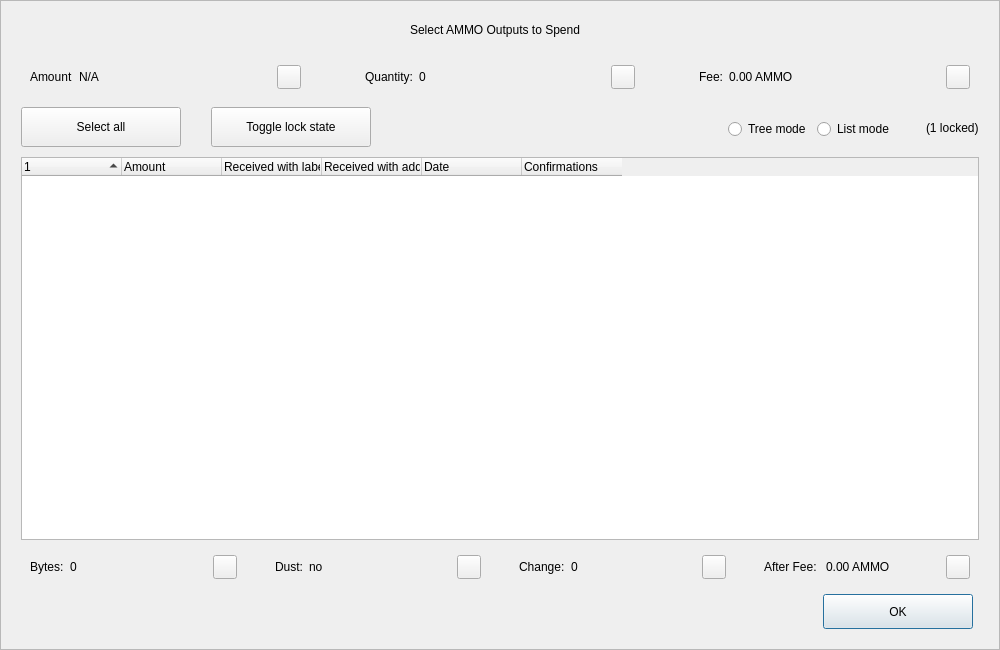
<?xml version="1.0" encoding="UTF-8"?>
<ui version="4.0">
 <class>CoinControlDialog</class>
 <widget class="QDialog" name="CoinControlDialog">
  <property name="geometry">
   <rect>
    <x>0</x>
    <y>0</y>
    <width>1000</width>
    <height>650</height>
   </rect>
  </property>
  <property name="minimumSize">
   <size>
    <width>950</width>
    <height>650</height>
   </size>
  </property>
  <property name="windowTitle">
   <string>Coin Selection</string>
  </property>
  <property name="styleSheet">
   <string notr="true"/>
  </property>
  <layout class="QVBoxLayout" name="verticalLayout">
   <property name="spacing">
    <number>0</number>
   </property>
   <property name="leftMargin">
    <number>0</number>
   </property>
   <property name="topMargin">
    <number>0</number>
   </property>
   <property name="rightMargin">
    <number>0</number>
   </property>
   <property name="bottomMargin">
    <number>0</number>
   </property>
   <item>
    <widget class="QFrame" name="frameContainer">
     <property name="toolTipDuration">
      <number>0</number>
     </property>
     <property name="frameShape">
      <enum>QFrame::StyledPanel</enum>
     </property>
     <property name="frameShadow">
      <enum>QFrame::Raised</enum>
     </property>
     <layout class="QVBoxLayout" name="verticalLayout_2">
      <property name="leftMargin">
       <number>0</number>
      </property>
      <property name="rightMargin">
       <number>0</number>
      </property>
      <property name="bottomMargin">
       <number>20</number>
      </property>
      <item>
       <layout class="QHBoxLayout" name="horizontalLayout_12">
        <property name="spacing">
         <number>0</number>
        </property>
        <property name="leftMargin">
         <number>20</number>
        </property>
        <property name="rightMargin">
         <number>30</number>
        </property>
        <item>
         <spacer name="horizontalSpacer_4">
          <property name="orientation">
           <enum>Qt::Horizontal</enum>
          </property>
          <property name="sizeHint" stdset="0">
           <size>
            <width>40</width>
            <height>20</height>
           </size>
          </property>
         </spacer>
        </item>
        <item>
         <widget class="QLabel" name="labelTitle">
          <property name="minimumSize">
           <size>
            <width>0</width>
            <height>40</height>
           </size>
          </property>
          <property name="maximumSize">
           <size>
            <width>16777215</width>
            <height>40</height>
           </size>
          </property>
          <property name="text">
           <string>Select AMMO Outputs to Spend</string>
          </property>
          <property name="alignment">
           <set>Qt::AlignCenter</set>
          </property>
          <property name="margin">
           <number>7</number>
          </property>
         </widget>
        </item>
        <item>
         <spacer name="horizontalSpacer_5">
          <property name="orientation">
           <enum>Qt::Horizontal</enum>
          </property>
          <property name="sizeHint" stdset="0">
           <size>
            <width>40</width>
            <height>20</height>
           </size>
          </property>
         </spacer>
        </item>
       </layout>
      </item>
      <item>
       <layout class="QHBoxLayout" name="horizontalLayout_8">
        <property name="leftMargin">
         <number>20</number>
        </property>
        <property name="rightMargin">
         <number>20</number>
        </property>
        <item>
         <widget class="QWidget" name="layoutAmount" native="true">
          <layout class="QHBoxLayout" name="horizontalLayout_9" stretch="0,1,0">
           <item>
            <widget class="QLabel" name="labelCoinControlAmountText">
             <property name="text">
              <string>Amount</string>
             </property>
            </widget>
           </item>
           <item>
            <widget class="QLabel" name="labelCoinControlAmount">
             <property name="text">
              <string notr="true">N/A</string>
             </property>
            </widget>
           </item>
           <item alignment="Qt::AlignHCenter|Qt::AlignVCenter">
            <widget class="QPushButton" name="pushButtonAmount">
             <property name="minimumSize">
              <size>
               <width>0</width>
               <height>24</height>
              </size>
             </property>
             <property name="maximumSize">
              <size>
               <width>24</width>
               <height>26</height>
              </size>
             </property>
             <property name="focusPolicy">
              <enum>Qt::NoFocus</enum>
             </property>
             <property name="styleSheet">
              <string notr="true">padding-bottom:2px;
padding-right:4px;</string>
             </property>
             <property name="text">
              <string/>
             </property>
            </widget>
           </item>
          </layout>
         </widget>
        </item>
        <item>
         <spacer name="horizontalSpacer_2">
          <property name="orientation">
           <enum>Qt::Horizontal</enum>
          </property>
          <property name="sizeType">
           <enum>QSizePolicy::Fixed</enum>
          </property>
          <property name="sizeHint" stdset="0">
           <size>
            <width>40</width>
            <height>20</height>
           </size>
          </property>
         </spacer>
        </item>
        <item>
         <widget class="QWidget" name="layoutQuantity" native="true">
          <layout class="QHBoxLayout" name="horizontalLayout_10" stretch="0,1,0">
           <item>
            <widget class="QLabel" name="labelCoinControlQuantityText">
             <property name="text">
              <string>Quantity:</string>
             </property>
            </widget>
           </item>
           <item>
            <widget class="QLabel" name="labelCoinControlQuantity">
             <property name="text">
              <string notr="true">0</string>
             </property>
            </widget>
           </item>
           <item alignment="Qt::AlignHCenter|Qt::AlignVCenter">
            <widget class="QPushButton" name="pushButtonQuantity">
             <property name="minimumSize">
              <size>
               <width>0</width>
               <height>24</height>
              </size>
             </property>
             <property name="maximumSize">
              <size>
               <width>24</width>
               <height>26</height>
              </size>
             </property>
             <property name="focusPolicy">
              <enum>Qt::NoFocus</enum>
             </property>
             <property name="styleSheet">
              <string notr="true">padding-bottom:2px;
               padding-right:4px;</string>
             </property>
             <property name="text">
              <string/>
             </property>
            </widget>
           </item>
          </layout>
         </widget>
        </item>
        <item>
         <spacer name="horizontalSpacer_22">
          <property name="orientation">
           <enum>Qt::Horizontal</enum>
          </property>
          <property name="sizeType">
           <enum>QSizePolicy::Fixed</enum>
          </property>
          <property name="sizeHint" stdset="0">
           <size>
            <width>40</width>
            <height>20</height>
           </size>
          </property>
         </spacer>
        </item>
        <item>
         <widget class="QWidget" name="layoutFee" native="true">
          <layout class="QHBoxLayout" name="horizontalLayout_11" stretch="0,1,0">
           <item>
            <widget class="QLabel" name="labelCoinControlFeeText">
             <property name="text">
              <string>Fee:</string>
             </property>
            </widget>
           </item>
           <item>
            <widget class="QLabel" name="labelCoinControlFee">
             <property name="text">
              <string>0.00 AMMO</string>
             </property>
            </widget>
           </item>
           <item alignment="Qt::AlignHCenter|Qt::AlignVCenter">
            <widget class="QPushButton" name="pushButtonFee">
             <property name="minimumSize">
              <size>
               <width>0</width>
               <height>24</height>
              </size>
             </property>
             <property name="maximumSize">
              <size>
               <width>24</width>
               <height>26</height>
              </size>
             </property>
             <property name="focusPolicy">
              <enum>Qt::NoFocus</enum>
             </property>
             <property name="styleSheet">
              <string notr="true">padding-bottom:2px;
               padding-right:4px;</string>
             </property>
             <property name="text">
              <string/>
             </property>
            </widget>
           </item>
          </layout>
         </widget>
        </item>
       </layout>
      </item>
      <item>
       <widget class="QFrame" name="frame">
        <property name="minimumSize">
         <size>
          <width>0</width>
          <height>40</height>
         </size>
        </property>
        <property name="styleSheet">
         <string notr="true">#frame {
	border:0;
}</string>
        </property>
        <property name="frameShape">
         <enum>QFrame::StyledPanel</enum>
        </property>
        <property name="frameShadow">
         <enum>QFrame::Sunken</enum>
        </property>
        <layout class="QHBoxLayout" name="horizontalLayout">
         <property name="spacing">
          <number>0</number>
         </property>
         <property name="leftMargin">
          <number>20</number>
         </property>
         <property name="topMargin">
          <number>0</number>
         </property>
         <property name="rightMargin">
          <number>20</number>
         </property>
         <property name="bottomMargin">
          <number>0</number>
         </property>
         <item>
          <layout class="QHBoxLayout" name="horizontalLayoutPanel" stretch="0,0,0,0,0,0">
           <property name="spacing">
            <number>20</number>
           </property>
           <item>
            <widget class="QPushButton" name="pushButtonSelectAll">
             <property name="sizePolicy">
              <sizepolicy hsizetype="Maximum" vsizetype="Fixed">
               <horstretch>0</horstretch>
               <verstretch>0</verstretch>
              </sizepolicy>
             </property>
             <property name="minimumSize">
              <size>
               <width>160</width>
               <height>40</height>
              </size>
             </property>
             <property name="maximumSize">
              <size>
               <width>16777215</width>
               <height>40</height>
              </size>
             </property>
             <property name="text">
              <string>Select all</string>
             </property>
             <property name="checkable">
              <bool>true</bool>
             </property>
             <property name="checked">
              <bool>false</bool>
             </property>
             <property name="autoExclusive">
              <bool>false</bool>
             </property>
             <property name="autoDefault">
              <bool>false</bool>
             </property>
            </widget>
           </item>
           <item>
            <spacer name="horizontalSpacer_6">
             <property name="orientation">
              <enum>Qt::Horizontal</enum>
             </property>
             <property name="sizeType">
              <enum>QSizePolicy::Fixed</enum>
             </property>
             <property name="sizeHint" stdset="0">
              <size>
               <width>10</width>
               <height>20</height>
              </size>
             </property>
            </spacer>
           </item>
           <item>
            <widget class="QPushButton" name="pushButtonToggleLock">
             <property name="sizePolicy">
              <sizepolicy hsizetype="Maximum" vsizetype="Fixed">
               <horstretch>0</horstretch>
               <verstretch>0</verstretch>
              </sizepolicy>
             </property>
             <property name="minimumSize">
              <size>
               <width>160</width>
               <height>40</height>
              </size>
             </property>
             <property name="maximumSize">
              <size>
               <width>16777215</width>
               <height>40</height>
              </size>
             </property>
             <property name="text">
              <string>Toggle lock state</string>
             </property>
             <property name="checkable">
              <bool>true</bool>
             </property>
             <property name="autoExclusive">
              <bool>false</bool>
             </property>
             <property name="autoDefault">
              <bool>false</bool>
             </property>
            </widget>
           </item>
           <item>
            <spacer name="horizontalSpacer_7">
             <property name="orientation">
              <enum>Qt::Horizontal</enum>
             </property>
             <property name="sizeType">
              <enum>QSizePolicy::Expanding</enum>
             </property>
             <property name="sizeHint" stdset="0">
              <size>
               <width>30</width>
               <height>20</height>
              </size>
             </property>
            </spacer>
           </item>
           <item alignment="Qt::AlignRight">
            <widget class="QGroupBox" name="groupBox_2">
             <property name="styleSheet">
              <string notr="true">#groupBox_2 {
    background-color:transparent;
    border-radius:0;
}</string>
             </property>
             <property name="title">
              <string/>
             </property>
             <layout class="QHBoxLayout" name="horizontalLayout_14">
              <item>
               <widget class="QRadioButton" name="radioTreeMode">
                <property name="sizePolicy">
                 <sizepolicy hsizetype="Maximum" vsizetype="Fixed">
                  <horstretch>0</horstretch>
                  <verstretch>0</verstretch>
                 </sizepolicy>
                </property>
                <property name="text">
                 <string>Tree mode</string>
                </property>
               </widget>
              </item>
              <item>
               <widget class="QRadioButton" name="radioListMode">
                <property name="sizePolicy">
                 <sizepolicy hsizetype="Maximum" vsizetype="Fixed">
                  <horstretch>0</horstretch>
                  <verstretch>0</verstretch>
                 </sizepolicy>
                </property>
                <property name="text">
                 <string>List mode</string>
                </property>
                <property name="checked">
                 <bool>false</bool>
                </property>
               </widget>
              </item>
             </layout>
            </widget>
           </item>
           <item>
            <widget class="QLabel" name="labelLocked">
             <property name="text">
              <string>(1 locked)</string>
             </property>
            </widget>
           </item>
          </layout>
         </item>
        </layout>
       </widget>
      </item>
      <item>
       <layout class="QHBoxLayout" name="horizontalLayout_13">
        <property name="leftMargin">
         <number>20</number>
        </property>
        <property name="rightMargin">
         <number>20</number>
        </property>
        <item>
         <widget class="CoinControlTreeWidget" name="treeWidget">
          <property name="contextMenuPolicy">
           <enum>Qt::CustomContextMenu</enum>
          </property>
          <property name="styleSheet">
           <string notr="true"/>
          </property>
          <property name="sortingEnabled">
           <bool>false</bool>
          </property>
          <property name="columnCount">
           <number>6</number>
          </property>
          <attribute name="headerShowSortIndicator" stdset="0">
           <bool>true</bool>
          </attribute>
          <attribute name="headerStretchLastSection">
           <bool>false</bool>
          </attribute>
          <column>
           <property name="text">
            <string/>
           </property>
          </column>
          <column>
           <property name="text">
            <string>Amount</string>
           </property>
          </column>
          <column>
           <property name="text">
            <string>Received with label</string>
           </property>
          </column>
          <column>
           <property name="text">
            <string>Received with address</string>
           </property>
          </column>
          <column>
           <property name="text">
            <string>Date</string>
           </property>
          </column>
          <column>
           <property name="text">
            <string>Confirmations</string>
           </property>
           <property name="toolTip">
            <string>Confirmed</string>
           </property>
          </column>
         </widget>
        </item>
       </layout>
      </item>
      <item>
       <layout class="QHBoxLayout" name="horizontalLayout_3">
        <property name="spacing">
         <number>20</number>
        </property>
        <property name="leftMargin">
         <number>20</number>
        </property>
        <property name="rightMargin">
         <number>20</number>
        </property>
        <item>
         <widget class="QWidget" name="layoutBytes" native="true">
          <layout class="QHBoxLayout" name="horizontalLayout_4" stretch="0,1,0">
           <item>
            <widget class="QLabel" name="labelCoinControlBytesText">
             <property name="text">
              <string>Bytes:</string>
             </property>
            </widget>
           </item>
           <item>
            <widget class="QLabel" name="labelCoinControlBytes">
             <property name="text">
              <string notr="true">0</string>
             </property>
            </widget>
           </item>
           <item alignment="Qt::AlignHCenter|Qt::AlignVCenter">
            <widget class="QPushButton" name="pushButtonBytes">
             <property name="minimumSize">
              <size>
               <width>0</width>
               <height>24</height>
              </size>
             </property>
             <property name="maximumSize">
              <size>
               <width>24</width>
               <height>26</height>
              </size>
             </property>
             <property name="focusPolicy">
              <enum>Qt::NoFocus</enum>
             </property>
             <property name="styleSheet">
              <string notr="true">padding-bottom:2px;
               padding-right:4px;</string>
             </property>
             <property name="text">
              <string/>
             </property>
            </widget>
           </item>
          </layout>
         </widget>
        </item>
        <item>
         <widget class="QWidget" name="layoutDust" native="true">
          <layout class="QHBoxLayout" name="horizontalLayout_5" stretch="0,1,0">
           <item>
            <widget class="QLabel" name="labelCoinControlLowOutputText">
             <property name="text">
              <string>Dust:</string>
             </property>
            </widget>
           </item>
           <item>
            <widget class="QLabel" name="labelCoinControlLowOutput">
             <property name="text">
              <string>no</string>
             </property>
            </widget>
           </item>
           <item alignment="Qt::AlignHCenter|Qt::AlignVCenter">
            <widget class="QPushButton" name="pushButtonDust">
             <property name="minimumSize">
              <size>
               <width>0</width>
               <height>24</height>
              </size>
             </property>
             <property name="maximumSize">
              <size>
               <width>24</width>
               <height>26</height>
              </size>
             </property>
             <property name="focusPolicy">
              <enum>Qt::NoFocus</enum>
             </property>
             <property name="styleSheet">
              <string notr="true">padding-bottom:2px;
               padding-right:4px;</string>
             </property>
             <property name="text">
              <string/>
             </property>
            </widget>
           </item>
          </layout>
         </widget>
        </item>
        <item>
         <widget class="QWidget" name="layoutChange" native="true">
          <layout class="QHBoxLayout" name="horizontalLayout_6" stretch="0,1,0">
           <item>
            <widget class="QLabel" name="labelCoinControlChangeText">
             <property name="text">
              <string>Change:</string>
             </property>
            </widget>
           </item>
           <item>
            <widget class="QLabel" name="labelCoinControlChange">
             <property name="text">
              <string notr="true">0</string>
             </property>
            </widget>
           </item>
           <item alignment="Qt::AlignHCenter|Qt::AlignVCenter">
            <widget class="QPushButton" name="pushButtonChange">
             <property name="minimumSize">
              <size>
               <width>0</width>
               <height>24</height>
              </size>
             </property>
             <property name="maximumSize">
              <size>
               <width>24</width>
               <height>26</height>
              </size>
             </property>
             <property name="focusPolicy">
              <enum>Qt::NoFocus</enum>
             </property>
             <property name="styleSheet">
              <string notr="true">padding-bottom:2px;
               padding-right:4px;</string>
             </property>
             <property name="text">
              <string/>
             </property>
            </widget>
           </item>
          </layout>
         </widget>
        </item>
        <item>
         <widget class="QWidget" name="layoutAfter" native="true">
          <layout class="QHBoxLayout" name="horizontalLayout_7" stretch="0,1,0">
           <item>
            <widget class="QLabel" name="labelCoinControlAfterFeeText">
             <property name="text">
              <string>After Fee: </string>
             </property>
            </widget>
           </item>
           <item>
            <widget class="QLabel" name="labelCoinControlAfterFee">
             <property name="text">
              <string>0.00 AMMO</string>
             </property>
            </widget>
           </item>
           <item alignment="Qt::AlignHCenter|Qt::AlignVCenter">
            <widget class="QPushButton" name="pushButtonAlterFee">
             <property name="minimumSize">
              <size>
               <width>0</width>
               <height>24</height>
              </size>
             </property>
             <property name="maximumSize">
              <size>
               <width>24</width>
               <height>26</height>
              </size>
             </property>
             <property name="focusPolicy">
              <enum>Qt::NoFocus</enum>
             </property>
             <property name="styleSheet">
              <string notr="true">padding-bottom:2px;
               padding-right:4px;</string>
             </property>
             <property name="text">
              <string/>
             </property>
            </widget>
           </item>
          </layout>
         </widget>
        </item>
       </layout>
      </item>
      <item>
       <layout class="QHBoxLayout" name="horizontalLayout_2">
        <property name="spacing">
         <number>0</number>
        </property>
        <property name="leftMargin">
         <number>20</number>
        </property>
        <property name="rightMargin">
         <number>26</number>
        </property>
        <item>
         <spacer name="horizontalSpacer_3">
          <property name="orientation">
           <enum>Qt::Horizontal</enum>
          </property>
          <property name="sizeHint" stdset="0">
           <size>
            <width>558</width>
            <height>20</height>
           </size>
          </property>
         </spacer>
        </item>
        <item>
         <widget class="QPushButton" name="pushButtonOk">
          <property name="minimumSize">
           <size>
            <width>150</width>
            <height>35</height>
           </size>
          </property>
          <property name="text">
           <string>OK</string>
          </property>
         </widget>
        </item>
       </layout>
      </item>
     </layout>
    </widget>
   </item>
  </layout>
 </widget>
 <customwidgets>
  <customwidget>
   <class>CoinControlTreeWidget</class>
   <extends>QTreeWidget</extends>
   <header>coincontroltreewidget.h</header>
  </customwidget>
 </customwidgets>
 <resources/>
 <connections/>
</ui>
